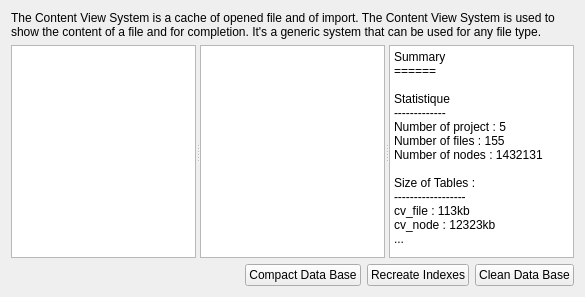
<?xml version="1.0" encoding="UTF-8"?>
<ui version="4.0">
 <class>CustomContentView</class>
 <widget class="QWidget" name="CustomContentView">
  <property name="geometry">
   <rect>
    <x>0</x>
    <y>0</y>
    <width>585</width>
    <height>297</height>
   </rect>
  </property>
  <property name="windowTitle">
   <string>Content View Sytem</string>
  </property>
  <layout class="QVBoxLayout" name="verticalLayout">
   <item>
    <widget class="QLabel" name="label">
     <property name="text">
      <string>The Content View System is a cache of opened file and of import. The Content View System is used to show the content of a file and for completion. It's a generic system that can be used for any file type.</string>
     </property>
     <property name="wordWrap">
      <bool>true</bool>
     </property>
    </widget>
   </item>
   <item>
    <widget class="QSplitter" name="splitter">
     <property name="sizePolicy">
      <sizepolicy hsizetype="Expanding" vsizetype="Expanding">
       <horstretch>0</horstretch>
       <verstretch>0</verstretch>
      </sizepolicy>
     </property>
     <property name="orientation">
      <enum>Qt::Horizontal</enum>
     </property>
     <widget class="QListView" name="listView"/>
     <widget class="QListView" name="listView_2"/>
     <widget class="QPlainTextEdit" name="plainTextEdit">
      <property name="sizePolicy">
       <sizepolicy hsizetype="Expanding" vsizetype="MinimumExpanding">
        <horstretch>0</horstretch>
        <verstretch>0</verstretch>
       </sizepolicy>
      </property>
      <property name="plainText">
       <string>Summary 
======

Statistique
-------------
Number of project : 5
Number of files : 155
Number of nodes : 1432131

Size of Tables :
------------------
cv_file : 113kb
cv_node : 12323kb
...</string>
      </property>
     </widget>
    </widget>
   </item>
   <item>
    <layout class="QHBoxLayout" name="horizontalLayout">
     <item>
      <spacer name="horizontalSpacer">
       <property name="orientation">
        <enum>Qt::Horizontal</enum>
       </property>
       <property name="sizeHint" stdset="0">
        <size>
         <width>40</width>
         <height>20</height>
        </size>
       </property>
      </spacer>
     </item>
     <item>
      <widget class="QPushButton" name="m_compactBaseBtn">
       <property name="text">
        <string>Compact Data Base</string>
       </property>
      </widget>
     </item>
     <item>
      <widget class="QPushButton" name="m_reindexBaseBtn">
       <property name="text">
        <string>Recreate Indexes</string>
       </property>
      </widget>
     </item>
     <item>
      <widget class="QPushButton" name="m_cleanBaseBtn">
       <property name="text">
        <string>Clean Data Base</string>
       </property>
      </widget>
     </item>
    </layout>
   </item>
  </layout>
 </widget>
 <resources/>
 <connections/>
</ui>
